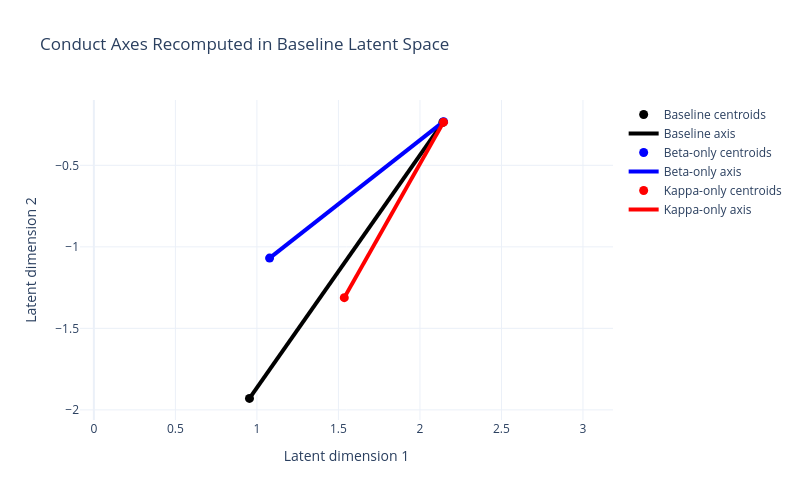

The notebook cell saved with this chart:
### Code cell
#plots
fig = go.Figure()


add_axis(res_base,  "Baseline",  "black")
add_axis(res_beta,  "Beta-only", "blue")
add_axis(res_kappa, "Kappa-only","red")

fig.update_layout(
    title="Conduct Axes Recomputed in Baseline Latent Space",
    xaxis_title="Latent dimension 1",
    yaxis_title="Latent dimension 2",
    template="plotly_white",
    width=800,
    height=500
)

fig.update_yaxes(scaleanchor="x", scaleratio=1)
fig.show()

### Figure 1 — Plotly figure (JSON) as saved in the notebook; plotly's stock layout.template omitted (floating-point values rounded to 4 significant figures)
{"data": [{"marker": {"color": "black", "size": 9}, "mode": "markers", "name": "Baseline centroids", "type": "scatter", "x": [2.141, 0.9544], "y": [-0.236, -1.929]}, {"line": {"color": "black", "width": 4}, "mode": "lines", "name": "Baseline axis", "type": "scatter", "x": [2.141, 0.9544], "y": [-0.236, -1.929]}, {"marker": {"color": "blue", "size": 9}, "mode": "markers", "name": "Beta-only centroids", "type": "scatter", "x": [2.145, 1.078], "y": [-0.2319, -1.069]}, {"line": {"color": "blue", "width": 4}, "mode": "lines", "name": "Beta-only axis", "type": "scatter", "x": [2.145, 1.078], "y": [-0.2319, -1.069]}, {"marker": {"color": "red", "size": 9}, "mode": "markers", "name": "Kappa-only centroids", "type": "scatter", "x": [2.145, 1.536], "y": [-0.2351, -1.311]}, {"line": {"color": "red", "width": 4}, "mode": "lines", "name": "Kappa-only axis", "type": "scatter", "x": [2.145, 1.536], "y": [-0.2351, -1.311]}], "layout": {"height": 500, "title": {"text": "Conduct Axes Recomputed in Baseline Latent Space"}, "width": 800, "xaxis": {"title": {"text": "Latent dimension 1"}}, "yaxis": {"scaleanchor": "x", "scaleratio": 1, "title": {"text": "Latent dimension 2"}}}}
